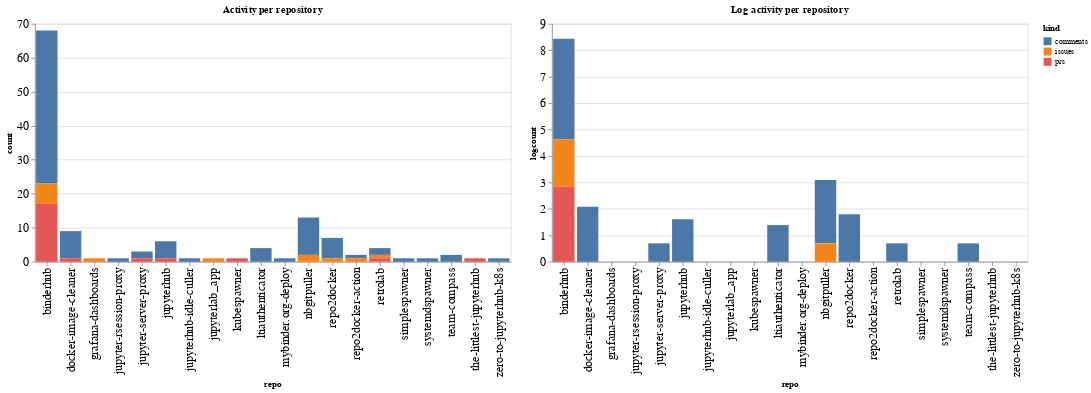

Write notebook code for a chart like this one.
### Code cell
ch1 = alt.Chart(repo_summaries, width=600, title="Activity per repository").mark_bar().encode(
    x='repo',
    y='count',
    color='kind',
    tooltip="kind"
)

ch2 = alt.Chart(repo_summaries, width=600, title="Log activity per repository").mark_bar().encode(
    x='repo',
    y='logcount',
    color='kind',
    tooltip="kind"
)

ch1 | ch2

### Figure 1 — Vega-Lite specification as saved in the notebook (floating-point values rounded to 4 significant figures)
{"config": {"axisLeft": {"labelFontSize": 15}, "axisBottom": {"labelFontSize": 15}}, "hconcat": [{"mark": "bar", "encoding": {"color": {"type": "nominal", "field": "kind"}, "tooltip": {"type": "nominal", "field": "kind"}, "x": {"type": "nominal", "field": "repo"}, "y": {"type": "quantitative", "field": "count"}}, "title": "Activity per repository", "width": 600}, {"mark": "bar", "encoding": {"color": {"type": "nominal", "field": "kind"}, "tooltip": {"type": "nominal", "field": "kind"}, "x": {"type": "nominal", "field": "repo"}, "y": {"type": "quantitative", "field": "logcount"}}, "title": "Log activity per repository", "width": 600}], "data": {"name": "data-6151e2f9560f80bc67c0ae095036fef9"}, "$schema": "https://vega.github.io/schema/vega-lite/v4.8.1.json", "datasets": {"data-6151e2f9560f80bc67c0ae095036fef9": [{"repo": "binderhub", "kind": "comments", "count": 45, "logcount": 3.807}, {"repo": "binderhub", "kind": "issues", "count": 6, "logcount": 1.792}, {"repo": "binderhub", "kind": "prs", "count": 17, "logcount": 2.833}, {"repo": "docker-image-cleaner", "kind": "comments", "count": 8, "logcount": 2.079}, {"repo": "docker-image-cleaner", "kind": "prs", "count": 1, "logcount": 0.0}, {"repo": "grafana-dashboards", "kind": "issues", "count": 1, "logcount": 0.0}, {"repo": "jupyter-rsession-proxy", "kind": "comments", "count": 1, "logcount": 0.0}, {"repo": "jupyter-server-proxy", "kind": "comments", "count": 2, "logcount": 0.6931}, {"repo": "jupyter-server-proxy", "kind": "prs", "count": 1, "logcount": 0.0}, {"repo": "jupyterhub", "kind": "comments", "count": 5, "logcount": 1.609}, {"repo": "jupyterhub", "kind": "prs", "count": 1, "logcount": 0.0}, {"repo": "jupyterhub-idle-culler", "kind": "comments", "count": 1, "logcount": 0.0}, {"repo": "jupyterlab_app", "kind": "issues", "count": 1, "logcount": 0.0}, {"repo": "kubespawner", "kind": "prs", "count": 1, "logcount": 0.0}, {"repo": "ltiauthenticator", "kind": "comments", "count": 4, "logcount": 1.386}, {"repo": "mybinder.org-deploy", "kind": "comments", "count": 1, "logcount": 0.0}, {"repo": "nbgitpuller", "kind": "comments", "count": 11, "logcount": 2.398}, {"repo": "nbgitpuller", "kind": "issues", "count": 2, "logcount": 0.6931}, {"repo": "repo2docker", "kind": "comments", "count": 6, "logcount": 1.792}, {"repo": "repo2docker", "kind": "issues", "count": 1, "logcount": 0.0}, {"repo": "repo2docker-action", "kind": "comments", "count": 1, "logcount": 0.0}, {"repo": "repo2docker-action", "kind": "issues", "count": 1, "logcount": 0.0}, {"repo": "retrolab", "kind": "comments", "count": 2, "logcount": 0.6931}, {"repo": "retrolab", "kind": "issues", "count": 1, "logcount": 0.0}, {"repo": "retrolab", "kind": "prs", "count": 1, "logcount": 0.0}, {"repo": "simplespawner", "kind": "comments", "count": 1, "logcount": 0.0}, {"repo": "systemdspawner", "kind": "comments", "count": 1, "logcount": 0.0}, {"repo": "team-compass", "kind": "comments", "count": 2, "logcount": 0.6931}, {"repo": "the-littlest-jupyterhub", "kind": "prs", "count": 1, "logcount": 0.0}, {"repo": "zero-to-jupyterhub-k8s", "kind": "comments", "count": 1, "logcount": 0.0}]}}
